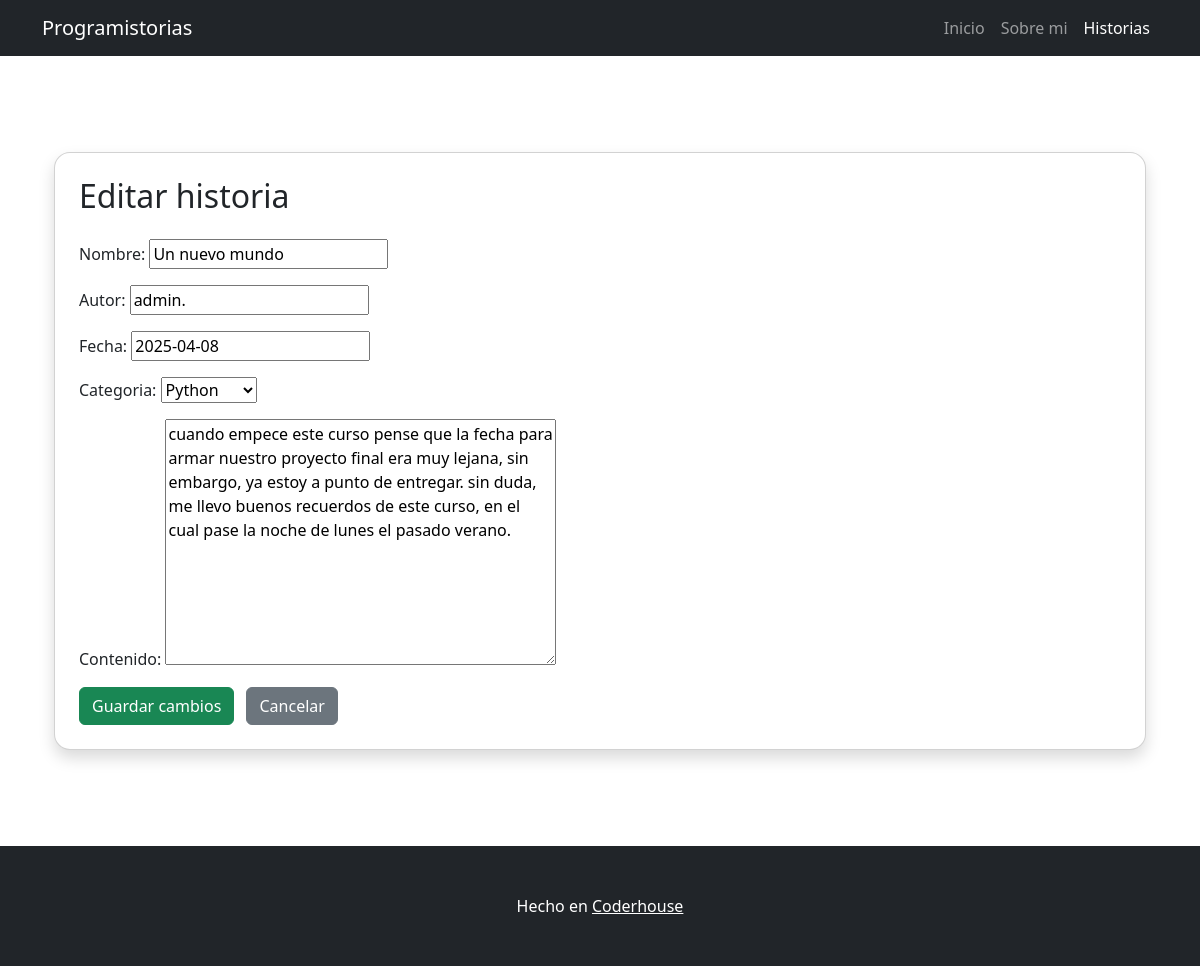
Page /historia/update/2 on the committed database.
### historia/models.py (models this page shows, shortened)
class historia(models.Model):
    categoria = models.ForeignKey(Categoria, on_delete=models.PROTECT, null=True, blank=True)
    nombre = models.CharField(max_length=100, unique=True)
    contenido = models.TextField(null=True, blank=True)
    fecha =  fecha = models.DateField(default=datetime.date.today)
    autor=models.CharField(max_length=100, null=True, blank=True)
    class Meta:
        unique_together = ("categoria", "nombre")

class Categoria(models.Model):
    nombre = models.CharField(max_length=100, unique=True)
    def __str__(self) -> str:
        return self.nombre

### historia/views.py (the view)
# urls.py: path("historia/update/<int:pk>", views.HistoriaUpdateView.as_view(), name="historia_update"),
class HistoriaUpdateView(UpdateView):
    model = models.historia
    template_name = "historia/historia_update.html"  # <-- nuevo nombre
    fields = ['nombre', 'autor', 'fecha', 'categoria', 'contenido']
    success_url = reverse_lazy("historia_list")

### historia/templates/historia/historia_update.html (shortened to what this page needs)
{% extends 'core/base.html' %}
{% block content %}
<div class="container my-5">
    <div class="card p-4 shadow rounded-4">
        <h2 class="mb-4">Editar historia</h2>
        <form method="post">
            {{ form.as_p }}
            <button type="submit" class="btn btn-success">Guardar cambios</button>
            <a href="{% url 'historia_list' %}" class="btn btn-secondary ms-2">Cancelar</a>
        </form>
    </div>
</div>
{% endblock %}

### core/templates/core/base.html (style rules this page uses)
html, body { height: 100%; margin: 0; display: flex; flex-direction: column; }

### rows in the picture
historia: nombre "Un nuevo mundo", autor "admin.", fecha "2025-04-08", categoria "Python", contenido "cuando empece este curso pense que la fecha para armar nuestro proyecto final era muy lejana, sin embargo, ya estoy a punto de entregar. sin duda, me llevo buenos recuerdos de este curso, en el cual pase la noche de lunes el pasado verano."
